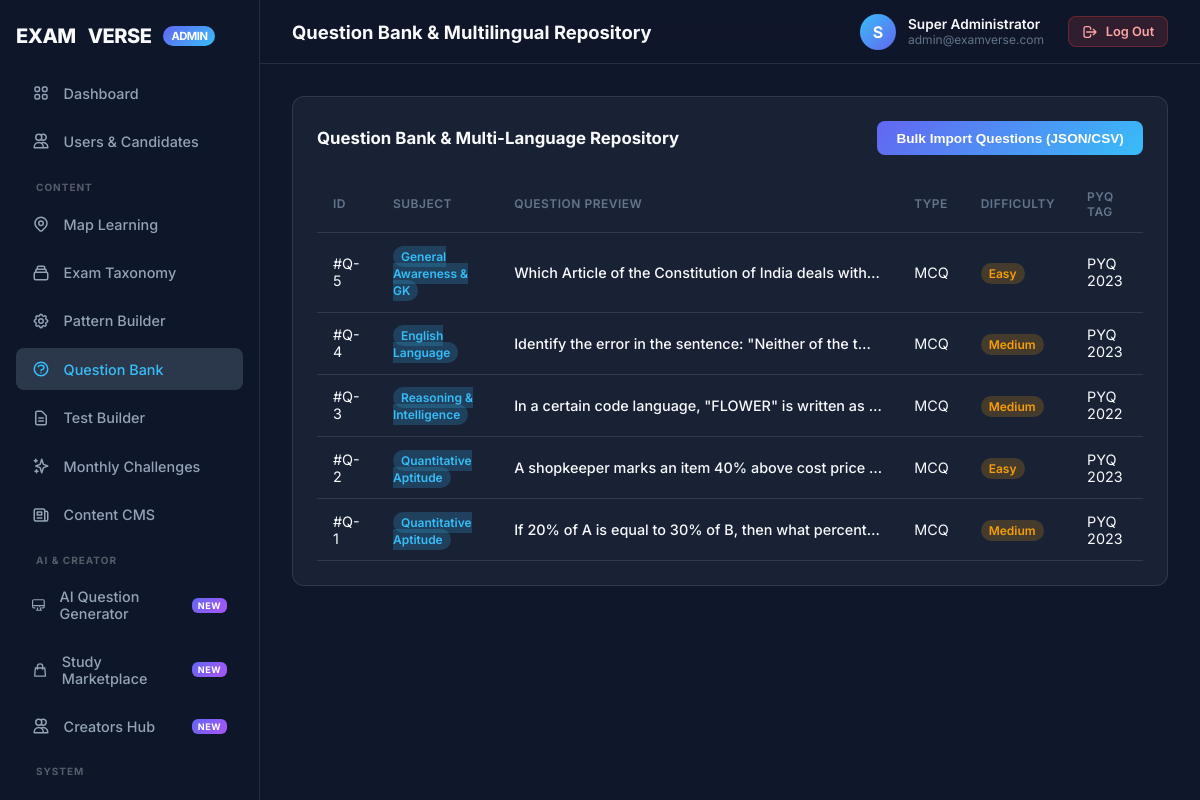
/admin/index.php?page=questions (signed in), run on the app's committed database.
### tables this page shows
CREATE TABLE IF NOT EXISTS `questions` (
    `id` INT AUTO_INCREMENT PRIMARY KEY,
    `subject_id` INT NOT NULL,
    `chapter_id` INT NULL,
    `topic_id` INT NULL,
    `question_type` ENUM('MCQ', 'NUMERICAL') DEFAULT 'MCQ',
    `difficulty` ENUM('easy', 'medium', 'hard') DEFAULT 'medium',
    `pyq_year` INT NULL,
    `pyq_shift` VARCHAR(50) NULL,
    `status` ENUM('draft', 'review', 'published') DEFAULT 'published',
    `created_at` TIMESTAMP DEFAULT CURRENT_TIMESTAMP,
    FOREIGN KEY (`subject_id`) REFERENCES `subjects`(`id`) ON DELETE CASCADE,
    FOREIGN KEY (`chapter_id`) REFERENCES `chapters`(`id`) ON DELETE SET NULL,
    FOREIGN KEY (`topic_id`) REFERENCES `topics`(`id`) ON DELETE SET NULL
);

CREATE TABLE IF NOT EXISTS `subjects` (
    `id` INT AUTO_INCREMENT PRIMARY KEY,
    `name` VARCHAR(100) NOT NULL,
    `code` VARCHAR(50) UNIQUE,
    `created_at` TIMESTAMP DEFAULT CURRENT_TIMESTAMP
);

CREATE TABLE IF NOT EXISTS `question_translations` (
    `id` INT AUTO_INCREMENT PRIMARY KEY,
    `question_id` INT NOT NULL,
    `language` VARCHAR(10) NOT NULL DEFAULT 'en',
    `question_text` LONGTEXT NOT NULL,
    `solution_text` LONGTEXT,
    `shortcut_text` LONGTEXT,
    FOREIGN KEY (`question_id`) REFERENCES `questions`(`id`) ON DELETE CASCADE,
    UNIQUE KEY `q_lang` (`question_id`, `language`)
);

### admin/pages/questions.php (the view, shortened to what this page needs)
<?php
$db = Database::getConnection();
$questions = $db->query("
    SELECT q.id, q.question_type, q.difficulty, q.pyq_year, s.name as subject_name, qt.question_text
    FROM questions q
    JOIN subjects s ON q.subject_id = s.id
    LEFT JOIN question_translations qt ON q.id = qt.question_id AND qt.language = 'en'
    ORDER BY q.id DESC
")->fetchAll();
?>
<div class="table-card">
    <div class="table-header">
        <div class="table-title">Question Bank & Multi-Language Repository</div>
        <button class="btn btn-primary" onclick="document.getElementById('import-modal').style.display='block'">Bulk Import Questions (JSON/CSV)</button>
    </div>
    <table>
        <thead>
            <tr>
                <th>ID</th>
                <th>Subject</th>
                <th>Question Preview</th>
                <th>Type</th>
                <th>Difficulty</th>
                <th>PYQ Tag</th>
            </tr>
        </thead>
        <tbody>
            <?php foreach ($questions as $q): ?>
                <tr>
                    <td>#Q-<?php echo $q['id']; ?></td>
                    <td><span class="badge badge-info"><?php echo htmlspecialchars($q['subject_name']); ?></span></td>
                    <td style="max-width:400px; white-space:nowrap; overflow:hidden; text-overflow:ellipsis; font-weight:500;">
                        <?php echo htmlspecialchars($q['question_text'] ?? 'No text'); ?>
                    </td>
                    <td><?php echo $q['question_type']; ?></td>
                    <td><span class="badge badge-warning"><?php echo ucfirst($q['difficulty']); ?></span></td>
                    <td><?php echo $q['pyq_year'] ? 'PYQ '.$q['pyq_year'] : 'Mock'; ?></td>
                </tr>
            <?php endforeach; ?>
        </tbody>
    </table>
</div>

### admin/index.php (shortened to what this page needs)
<?php
$currentAdmin = $_SESSION['admin_user'] ?? [
    'username' => 'admin',
    'full_name' => 'Super Administrator',
    'email' => 'admin@examverse.com',
    'role' => 'super_admin'
];
$page = isset($_GET['page']) ? trim($_GET['page']) : 'dashboard';
$titleMap = [
    'dashboard'     => 'Operational Dashboard & Analytics Summary',
    'users'         => '👥 Registered Student & Candidate Directory',
    'taxonomy'      => 'Exam Taxonomy & Organization Governance',
    'patterns'      => 'Universal Test Pattern Builder',
    'questions'     => 'Question Bank & Multilingual Repository',
    'tests'         => 'Test Series Inventory & Builder',
    'challenges'    => 'Monthly National Flagship Challenges',
    'cms'           => 'Content CMS Hub (Current Affairs, Jobs, Topper Wall)',
    'audits'        => 'System Governance & Audit Logs',
    'ai_generator'  => '🤖 AI Question Generator & API Key Manager',
    'marketplace'   => '🏪 Study Materials Marketplace',
    'creators'      => '👨‍🏫 Creator Accounts & Payout Management',
];
$title = isset($titleMap[$page]) ? $titleMap[$page] : 'Admin Control Center';
?>
<!DOCTYPE html>
<html lang="en">
<head>
    <link rel="stylesheet" href="assets/style.css">
</head>
<body>
    <?php include __DIR__ . '/includes/sidebar.php'; ?>
    <div class="main-wrapper">
        <?php include __DIR__ . '/includes/header.php'; ?>
        <main class="content-body">
            <?php
            $filePath = __DIR__ . "/pages/{$page}.php";
            if (file_exists($filePath)) {
                include $filePath;
            } else {
                echo "<div class='table-card'>Page not found.</div>";
            }
            ?>
        </main>
    </div>
</body>
</html>

### admin/includes/sidebar.php (shortened to what this page needs)
<?php
$currentPage = isset($page) ? $page : 'dashboard';
?>
<aside class="sidebar" id="sidebar">
    <div class="brand">
        EXAM<span style="color:var(--accent)">VERSE</span>
        <span class="brand-badge">Admin</span>
    </div>
    <ul class="nav-menu">
        <li>
            <a href="index.php?page=dashboard" class="nav-link <?php echo $currentPage==='dashboard'?'active':'';?>">
                Dashboard
            </a>
        </li>
        <li>
            <a href="index.php?page=users" class="nav-link <?php echo $currentPage==='users'?'active':'';?>">
                <svg fill="none" stroke="currentColor" viewBox="0 0 24 24"><path stroke-linecap="round" stroke-linejoin="round" stroke-width="2" d="M12 4.354a4 4 0 110 5.292M15 21H3v-1a6 6 0 0112 0v1zm0 0h6v-1a6 6 0 00-9-5.197M13 7a4 4 0 11-8 0 4 4 0 018 0z"/></svg>
                Users & Candidates
            </a>
        </li>
        <li class="nav-section-label">Content</li>
        <li>
            <a href="index.php?page=map_locations" class="nav-link <?php echo $currentPage==='map_locations'?'active':'';?>">
                Map Learning
            </a>
        </li>
        <li>
            <a href="index.php?page=taxonomy" class="nav-link <?php echo $currentPage==='taxonomy'?'active':'';?>">
                <svg fill="none" stroke="currentColor" viewBox="0 0 24 24"><path stroke-linecap="round" stroke-linejoin="round" stroke-width="2" d="M19 11H5m14 0a2 2 0 012 2v6a2 2 0 01-2 2H5a2 2 0 01-2-2v-6a2 2 0 012-2m14 0V9a2 2 0 00-2-2M5 11V9a2 2 0 012-2m0 0V5a2 2 0 012-2h6a2 2 0 012 2v2M7 7h10"/></svg>
                Exam Taxonomy
            </a>
        </li>
        <li>
            <a href="index.php?page=patterns" class="nav-link <?php echo $currentPage==='patterns'?'active':'';?>">
                Pattern Builder
            </a>
        </li>
        <li>
            <a href="index.php?page=questions" class="nav-link <?php echo $currentPage==='questions'?'active':'';?>">
                <svg fill="none" stroke="currentColor" viewBox="0 0 24 24"><path stroke-linecap="round" stroke-linejoin="round" stroke-width="2" d="M8.228 9c.549-1.165 2.03-2 3.772-2 2.21 0 4 1.343 4 3 0 1.4-1.278 2.575-3.006 2.907-.542.104-.994.54-.994 1.093m0 3h.01M21 12a9 9 0 11-18 0 9 9 0 0118 0z"/></svg>
                Question Bank
            </a>
        </li>
        <li>
            <a href="index.php?page=tests" class="nav-link <?php echo $currentPage==='tests'?'active':'';?>">
                <svg fill="none" stroke="currentColor" viewBox="0 0 24 24"><path stroke-linecap="round" stroke-linejoin="round" stroke-width="2" d="M9 12h6m-6 4h6m2 5H7a2 2 0 01-2-2V5a2 2 0 012-2h5.586a1 1 0 01.707.293l5.414 5.414a1 1 0 01.293.707V19a2 2 0 01-2 2z"/></svg>
                Test Builder
            </a>
        </li>
        <li>
            <a href="index.php?page=challenges" class="nav-link <?php echo $currentPage==='challenges'?'active':'';?>">
                <svg fill="none" stroke="currentColor" viewBox="0 0 24 24"><path stroke-linecap="round" stroke-linejoin="round" stroke-width="2" d="M5 3v4M3 5h4M6 17v4m-2-2h4m5-16l2.286 6.857L21 12l-5.714 2.143L13 21l-2.286-6.857L5 12l5.714-2.143L13 3z"/></svg>
                Monthly Challenges
            </a>
        </li>
        <li>
            <a href="index.php?page=cms" class="nav-link <?php echo $currentPage==='cms'?'active':'';?>">
                <svg fill="none" stroke="currentColor" viewBox="0 0 24 24"><path stroke-linecap="round" stroke-linejoin="round" stroke-width="2" d="M19 20H5a2 2 0 01-2-2V6a2 2 0 012-2h10a2 2 0 012 2v1m2 13a2 2 0 01-2-2V7m2 13a2 2 0 002-2V9a2 2 0 00-2-2h-2m-4-3H9M7 16h6M7 8h6v4H7V8z"/></svg>
                Content CMS
            </a>
        </li>
        <li class="nav-section-label">AI & Creator</li>
        <li>
            <a href="index.php?page=ai_generator" class="nav-link <?php echo $currentPage==='ai_generator'?'active':'';?>" id="nav-ai-gen">
                <svg fill="none" stroke="currentColor" viewBox="0 0 24 24"><path stroke-linecap="round" stroke-linejoin="round" stroke-width="2" d="M9.75 17L9 20l-1 1h8l-1-1-.75-3M3 13h18M5 17H3a2 2 0 01-2-2V5a2 2 0 012-2h16a2 2 0 012 2v10a2 2 0 01-2 2h-2m-4-3h.01"/></svg>
                AI Question Generator
                <span class="nav-badge new">NEW</span>
            </a>
        </li>
        <li>
            <a href="index.php?page=marketplace" class="nav-link <?php echo $currentPage==='marketplace'?'active':'';?>">
                <svg fill="none" stroke="currentColor" viewBox="0 0 24 24"><path stroke-linecap="round" stroke-linejoin="round" stroke-width="2" d="M16 11V7a4 4 0 00-8 0v4M5 9h14l1 12H4L5 9z"/></svg>
                Study Marketplace
                <span class="nav-badge new">NEW</span>
            </a>
        </li>
        <li>
            <a href="index.php?page=creators" class="nav-link <?php echo $currentPage==='creators'?'active':'';?>">
                <svg fill="none" stroke="currentColor" viewBox="0 0 24 24"><path stroke-linecap="round" stroke-linejoin="round" stroke-width="2" d="M12 4.354a4 4 0 110 5.292M15 21H3v-1a6 6 0 0112 0v1zm0 0h6v-1a6 6 0 00-9-5.197M13 7a4 4 0 11-8 0 4 4 0 018 0z"/></svg>
                Creators Hub
                <span class="nav-badge new">NEW</span>
            </a>
        </li>
        <li class="nav-section-label">System</li>
        <li>
            <a href="index.php?page=audits" class="nav-link <?php echo $currentPage==='audits'?'active':'';?>">
            </a>
        </li>
    </ul>
</aside>

### admin/includes/header.php
<?php
$adminUser = isset($currentAdmin) ? $currentAdmin : ($_SESSION['admin_user'] ?? [
    'full_name' => 'Super Administrator',
    'email' => 'admin@examverse.com',
    'role' => 'super_admin'
]);
$initial = strtoupper(substr($adminUser['full_name'] ?? 'A', 0, 1));
?>
<header class="top-bar">
    <div class="page-title">
        <?php echo isset($title) ? htmlspecialchars($title) : 'Admin Dashboard'; ?>
    </div>
    <div style="display:flex; align-items:center; gap:1.5rem;">
        <div class="user-profile">
            <div class="avatar"><?php echo $initial; ?></div>
            <div style="font-size:0.85rem;">
                <div style="font-weight:600;"><?php echo htmlspecialchars($adminUser['full_name']); ?></div>
                <div style="color:var(--text-muted); font-size:0.75rem;"><?php echo htmlspecialchars($adminUser['email']); ?></div>
            </div>
        </div>
        <a href="login.php?action=logout" class="btn" style="background:rgba(239, 68, 68, 0.15); color:#fca5a5; font-size:0.8rem; padding:0.4rem 0.8rem; border:1px solid rgba(239,68,68,0.3);">
            <svg fill="none" stroke="currentColor" viewBox="0 0 24 24" style="width:16px; height:16px;"><path stroke-linecap="round" stroke-linejoin="round" stroke-width="2" d="M17 16l4-4m0 0l-4-4m4 4H7m6 4v1a3 3 0 01-3 3H6a3 3 0 01-3-3V7a3 3 0 013-3h4a3 3 0 013 3v1"/></svg>
            Log Out
        </a>
    </div>
</header>

### admin/assets/style.css (style rules this page uses)
:root { --bg-main: #0f172a; --bg-card: rgba(30, 41, 59, 0.7); --bg-card-hover: rgba(51, 65, 85, 0.8); --border-color: rgba(255, 255, 255, 0.1); --accent-blue: #38bdf8; --accent-indigo: #6366f1; --accent-emerald: #10b981; --accent-amber: #f59e0b; --text-primary: #f8fafc; --text-secondary: #94a3b8; --text-muted: #64748b; --radius-sm: 8px; --radius-md: 12px; --radius-lg: 18px; --font-main: 'Inter', system-ui, -apple-system, sans-serif; }
* { margin: 0; padding: 0; box-sizing: border-box; }
body { font-family: var(--font-main); background-color: var(--bg-main); color: var(--text-primary); min-height: 100vh; display: flex; overflow-x: hidden; }
.sidebar { width: 260px; background: rgba(15, 23, 42, 0.95); border-right: 1px solid var(--border-color); padding: 1.5rem 1rem; display: flex; flex-direction: column; gap: 1.5rem; position: fixed; height: 100vh; z-index: 100; }
.brand { display: flex; align-items: center; gap: 0.75rem; font-size: 1.25rem; font-weight: 800; color: var(--text-primary); letter-spacing: -0.5px; }
.brand-badge { background: linear-gradient(135deg, var(--accent-indigo), var(--accent-blue)); color: #fff; font-size: 0.7rem; font-weight: 700; padding: 3px 8px; border-radius: 20px; text-transform: uppercase; }
.nav-menu { list-style: none; display: flex; flex-direction: column; gap: 0.4rem; }
.nav-link { display: flex; align-items: center; gap: 0.85rem; padding: 0.75rem 1rem; color: var(--text-secondary); text-decoration: none; font-size: 0.9rem; font-weight: 500; border-radius: var(--radius-sm); transition: all 0.2s ease; }
.nav-link:hover, .nav-link.active { background: var(--bg-card-hover); color: var(--accent-blue); }
.nav-link svg { width: 18px; height: 18px; }
.main-wrapper { margin-left: 260px; flex: 1; display: flex; flex-direction: column; min-height: 100vh; }
.top-bar { height: 64px; border-bottom: 1px solid var(--border-color); display: flex; align-items: center; justify-content: space-between; padding: 0 2rem; background: rgba(15, 23, 42, 0.8); backdrop-filter: blur(10px); position: sticky; top: 0; z-index: 90; }
.page-title { font-size: 1.15rem; font-weight: 700; }
.user-profile { display: flex; align-items: center; gap: 0.75rem; }
.avatar { width: 36px; height: 36px; border-radius: 50%; background: linear-gradient(135deg, var(--accent-blue), var(--accent-indigo)); display: flex; align-items: center; justify-content: center; font-weight: 700; color: #fff; }
.content-body { padding: 2rem; flex: 1; }
.table-card { background: var(--bg-card); border: 1px solid var(--border-color); border-radius: var(--radius-md); padding: 1.5rem; backdrop-filter: blur(8px); margin-bottom: 2rem; }
.table-header { display: flex; align-items: center; justify-content: space-between; margin-bottom: 1.25rem; }
.table-title { font-size: 1.05rem; font-weight: 700; }
table { width: 100%; border-collapse: collapse; font-size: 0.9rem; }
th, td { padding: 0.85rem 1rem; text-align: left; border-bottom: 1px solid var(--border-color); }
th { color: var(--text-muted); font-weight: 600; text-transform: uppercase; font-size: 0.75rem; letter-spacing: 0.5px; }
.btn { display: inline-flex; align-items: center; gap: 0.5rem; padding: 0.6rem 1.2rem; border-radius: var(--radius-sm); font-size: 0.85rem; font-weight: 600; cursor: pointer; border: none; transition: all 0.2s ease; text-decoration: none; }
.btn-primary { background: linear-gradient(135deg, var(--accent-indigo), var(--accent-blue)); color: #fff; }
.badge { padding: 3px 8px; border-radius: 12px; font-size: 0.75rem; font-weight: 600; }
.badge-warning { background: rgba(245, 158, 11, 0.2); color: var(--accent-amber); }
.badge-info { background: rgba(56, 189, 248, 0.2); color: var(--accent-blue); }

### admin/includes/sidebar.php (style rules this page uses)
.nav-section-label { padding: 12px 20px 4px; font-size: 10px; font-weight: 700; letter-spacing: 1px; text-transform: uppercase; color: rgba(255,255,255,0.3); list-style: none; }
.nav-badge { display: inline-block; margin-left: auto; padding: 2px 6px; border-radius: 6px; font-size: 9px; font-weight: 700; letter-spacing: 0.5px; }
.nav-badge.new { background: linear-gradient(135deg, #6366f1, #a855f7); color: white; }

### data on the page
questions: id "5", subject.name "General Awareness & GK", question_translations.question_text "Which Article of the Constitution of India deals with…", question_type "MCQ", difficulty "Easy", pyq_year "2023"
questions: id "4", subject.name "English Language", question_translations.question_text "Identify the error in the sentence: \"Neither of the t…", question_type "MCQ", difficulty "Medium", pyq_year "2023"
questions: id "3", subject.name "Reasoning & Intelligence", question_translations.question_text "In a certain code language, \"FLOWER\" is written as…", question_type "MCQ", difficulty "Medium", pyq_year "2022"
questions: id "2", subject.name "Quantitative Aptitude", question_translations.question_text "A shopkeeper marks an item 40% above cost price…", question_type "MCQ", difficulty "Easy", pyq_year "2023"
questions: id "1", subject.name "Quantitative Aptitude", question_translations.question_text "If 20% of A is equal to 30% of B, then what percent…", question_type "MCQ", difficulty "Medium", pyq_year "2023"

### other printed values
$title "Question Bank & Multilingual Repository"
$initial "S"
$adminUser['full_name'] "Super Administrator"
$adminUser['email'] "admin@examverse.com"
